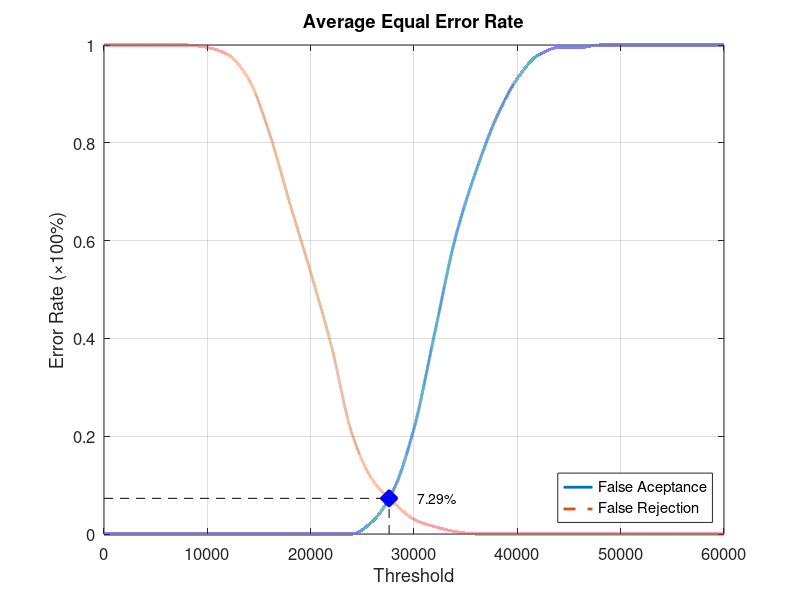
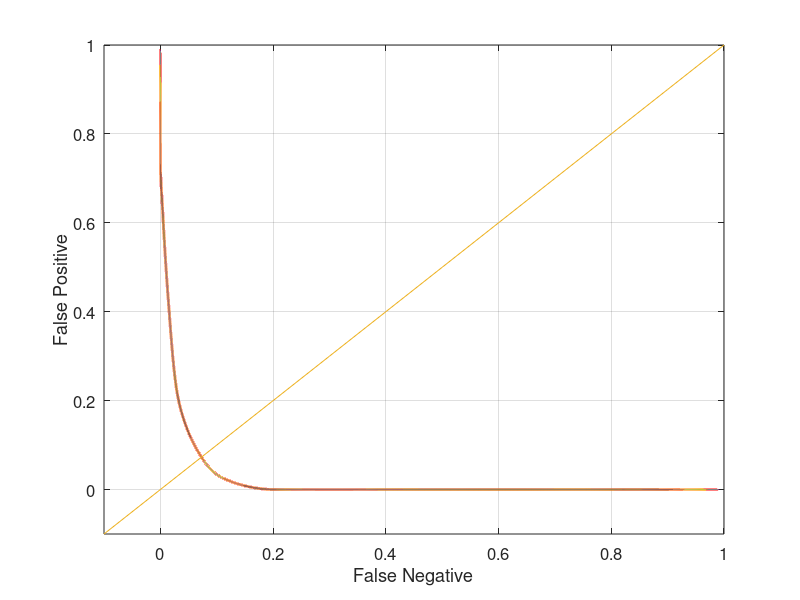

Source code (MATLAB) for these figures, in order:
function yEER = Database5_3
close all;
clear;
clc;
x = 0:2000:60000;
xq = 0:0.5:60000;

y0 = [0 0 0 0 0 0 0 0 0 0 0 0 0 0.0263158 0.0894737 0.215789 0.410526 0.605263 0.742105 0.852632 0.931579 0.978947 0.994737 0.994737 1 1 1 1 1 1 1];
yy0 = interp1(x, y0, xq, 'pchip');
y1 = [1 1 1 1 1 0.995 0.98 0.93 0.82 0.675 0.535 0.385 0.205 0.11 0.065 0.03 0.015 0.005 0 0 0 0 0 0 0 0 0 0 0 0 0];
yy1 = interp1(x, y1, xq, 'pchip');

% Calculating EER: 
y2 = abs(y0 - y1);
find(y2 == min(y2))
yy2 = abs(yy0 - yy1);
xEER = find(yy2 == min(yy2));
xEERIndex = xq(xEER) % X-axis EER
yEER = yy0(xEER) % Y-axis EER

main = figure
plot(xq, yy0,'-','LineWidth', 2);	hold on
plot(xq, yy1,'--','LineWidth', 2);	hold on
plot([xEERIndex xEERIndex], [0 yEER], 'k--');	hold on
plot([0 xEERIndex], [yEER yEER], 'k--');	hold on
plot(xEERIndex, yEER, 'bx', 'LineWidth', 10);	hold on
text(xEERIndex + 10 * xEERIndex / 100, yEER, [num2str(round((10000 * yEER)) / 100) '%'])
legend('False Aceptance', 'False Rejection', 'Location', 'SouthEast')
xlabel('Threshold')
ylabel('Error Rate (\times100%)')
title('Average Equal Error Rate')
set(gca, 'FontSize', 12)
axis([0 60000 0 1])
grid on

print(main, 'Database5_3Main', '-dpng');
FNRxFPR = figure('Color', [1 1 1]);
plot(yy1, yy0, '-', yy1, yy0, 'LineWidth', 2);
hold on
y = -0.1:0.1:1
plot(y, y); 
set(gca, 'FontSize', 12)
xlabel('False Negative')
ylabel('False Positive')
axis([-0.1 1 -0.1 1])
set(gca, 'FontSize', 12)
grid on

print(FNRxFPR, 'Database5_3FNRxFPR','-dpng');
end
